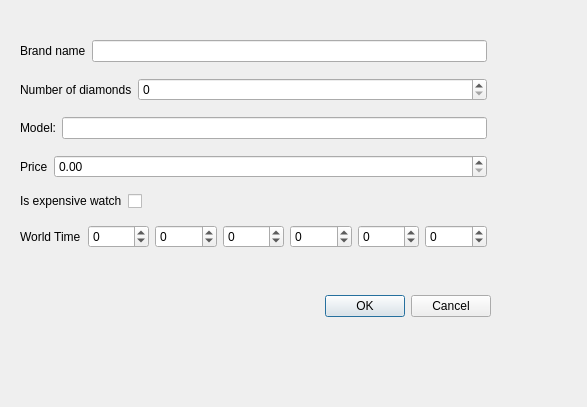
<?xml version="1.0" encoding="UTF-8"?>
<ui version="4.0">
 <class>UserInputDialog</class>
 <widget class="QDialog" name="UserInputDialog">
  <property name="geometry">
   <rect>
    <x>0</x>
    <y>0</y>
    <width>587</width>
    <height>407</height>
   </rect>
  </property>
  <property name="windowTitle">
   <string>Input Dialog</string>
  </property>
  <widget class="QDialogButtonBox" name="buttonBox">
   <property name="geometry">
    <rect>
     <x>150</x>
     <y>290</y>
     <width>341</width>
     <height>32</height>
    </rect>
   </property>
   <property name="orientation">
    <enum>Qt::Horizontal</enum>
   </property>
   <property name="standardButtons">
    <set>QDialogButtonBox::Cancel|QDialogButtonBox::Ok</set>
   </property>
  </widget>
  <widget class="QWidget" name="layoutWidget">
   <property name="geometry">
    <rect>
     <x>20</x>
     <y>30</y>
     <width>467</width>
     <height>231</height>
    </rect>
   </property>
   <layout class="QVBoxLayout" name="verticalLayout">
    <item>
     <layout class="QHBoxLayout" name="horizontalLayout">
      <item>
       <widget class="QLabel" name="label">
        <property name="text">
         <string>&lt;html&gt;&lt;head/&gt;&lt;body&gt;&lt;p&gt;Brand name&lt;/p&gt;&lt;/body&gt;&lt;/html&gt;</string>
        </property>
       </widget>
      </item>
      <item>
       <widget class="QLineEdit" name="lineEdit">
        <property name="maxLength">
         <number>15</number>
        </property>
       </widget>
      </item>
     </layout>
    </item>
    <item>
     <layout class="QHBoxLayout" name="horizontalLayout_2">
      <item>
       <widget class="QLabel" name="label_2">
        <property name="sizePolicy">
         <sizepolicy hsizetype="Minimum" vsizetype="Preferred">
          <horstretch>0</horstretch>
          <verstretch>0</verstretch>
         </sizepolicy>
        </property>
        <property name="text">
         <string>Number of diamonds</string>
        </property>
       </widget>
      </item>
      <item>
       <widget class="QSpinBox" name="spinBox">
        <property name="sizePolicy">
         <sizepolicy hsizetype="Expanding" vsizetype="Fixed">
          <horstretch>0</horstretch>
          <verstretch>0</verstretch>
         </sizepolicy>
        </property>
        <property name="minimum">
         <number>0</number>
        </property>
        <property name="maximum">
         <number>17524</number>
        </property>
        <property name="value">
         <number>0</number>
        </property>
       </widget>
      </item>
     </layout>
    </item>
    <item>
     <layout class="QHBoxLayout" name="horizontalLayout_3">
      <item>
       <widget class="QLabel" name="label_3">
        <property name="text">
         <string>Model:</string>
        </property>
       </widget>
      </item>
      <item>
       <widget class="QLineEdit" name="lineEdit_2">
        <property name="maxLength">
         <number>1</number>
        </property>
       </widget>
      </item>
     </layout>
    </item>
    <item>
     <layout class="QHBoxLayout" name="horizontalLayout_4">
      <item>
       <widget class="QLabel" name="label_4">
        <property name="sizePolicy">
         <sizepolicy hsizetype="Minimum" vsizetype="Preferred">
          <horstretch>0</horstretch>
          <verstretch>0</verstretch>
         </sizepolicy>
        </property>
        <property name="text">
         <string>Price</string>
        </property>
       </widget>
      </item>
      <item>
       <widget class="QDoubleSpinBox" name="doubleSpinBox">
        <property name="sizePolicy">
         <sizepolicy hsizetype="Expanding" vsizetype="Fixed">
          <horstretch>0</horstretch>
          <verstretch>0</verstretch>
         </sizepolicy>
        </property>
        <property name="maximum">
         <double>9999999.990000000223517</double>
        </property>
       </widget>
      </item>
     </layout>
    </item>
    <item>
     <layout class="QHBoxLayout" name="horizontalLayout_5">
      <item>
       <widget class="QLabel" name="label_5">
        <property name="sizePolicy">
         <sizepolicy hsizetype="Minimum" vsizetype="Preferred">
          <horstretch>0</horstretch>
          <verstretch>0</verstretch>
         </sizepolicy>
        </property>
        <property name="text">
         <string>&lt;html&gt;&lt;head/&gt;&lt;body&gt;&lt;p&gt;Is expensive watch&lt;/p&gt;&lt;/body&gt;&lt;/html&gt;</string>
        </property>
       </widget>
      </item>
      <item>
       <widget class="QCheckBox" name="checkBox">
        <property name="sizePolicy">
         <sizepolicy hsizetype="Expanding" vsizetype="Fixed">
          <horstretch>0</horstretch>
          <verstretch>0</verstretch>
         </sizepolicy>
        </property>
        <property name="text">
         <string/>
        </property>
       </widget>
      </item>
     </layout>
    </item>
    <item>
     <layout class="QHBoxLayout" name="horizontalLayout_6">
      <item>
       <widget class="QLabel" name="label_6">
        <property name="text">
         <string>World Time</string>
        </property>
       </widget>
      </item>
      <item>
       <widget class="QSpinBox" name="spinBox_2">
        <property name="minimum">
         <number>-12</number>
        </property>
        <property name="maximum">
         <number>14</number>
        </property>
        <property name="value">
         <number>0</number>
        </property>
       </widget>
      </item>
      <item>
       <widget class="QSpinBox" name="spinBox_8">
        <property name="minimum">
         <number>-12</number>
        </property>
        <property name="maximum">
         <number>14</number>
        </property>
        <property name="value">
         <number>0</number>
        </property>
       </widget>
      </item>
      <item>
       <widget class="QSpinBox" name="spinBox_7">
        <property name="minimum">
         <number>-12</number>
        </property>
        <property name="maximum">
         <number>14</number>
        </property>
        <property name="value">
         <number>0</number>
        </property>
       </widget>
      </item>
      <item>
       <widget class="QSpinBox" name="spinBox_3">
        <property name="minimum">
         <number>-12</number>
        </property>
        <property name="maximum">
         <number>14</number>
        </property>
        <property name="value">
         <number>0</number>
        </property>
       </widget>
      </item>
      <item>
       <widget class="QSpinBox" name="spinBox_4">
        <property name="minimum">
         <number>-12</number>
        </property>
        <property name="maximum">
         <number>14</number>
        </property>
        <property name="value">
         <number>0</number>
        </property>
       </widget>
      </item>
      <item>
       <widget class="QSpinBox" name="spinBox_5">
        <property name="minimum">
         <number>-12</number>
        </property>
        <property name="maximum">
         <number>14</number>
        </property>
        <property name="value">
         <number>0</number>
        </property>
       </widget>
      </item>
     </layout>
    </item>
   </layout>
  </widget>
 </widget>
 <resources/>
 <connections>
  <connection>
   <sender>buttonBox</sender>
   <signal>accepted()</signal>
   <receiver>UserInputDialog</receiver>
   <slot>accept()</slot>
   <hints>
    <hint type="sourcelabel">
     <x>248</x>
     <y>254</y>
    </hint>
    <hint type="destinationlabel">
     <x>157</x>
     <y>274</y>
    </hint>
   </hints>
  </connection>
  <connection>
   <sender>buttonBox</sender>
   <signal>rejected()</signal>
   <receiver>UserInputDialog</receiver>
   <slot>reject()</slot>
   <hints>
    <hint type="sourcelabel">
     <x>316</x>
     <y>260</y>
    </hint>
    <hint type="destinationlabel">
     <x>286</x>
     <y>274</y>
    </hint>
   </hints>
  </connection>
 </connections>
</ui>
